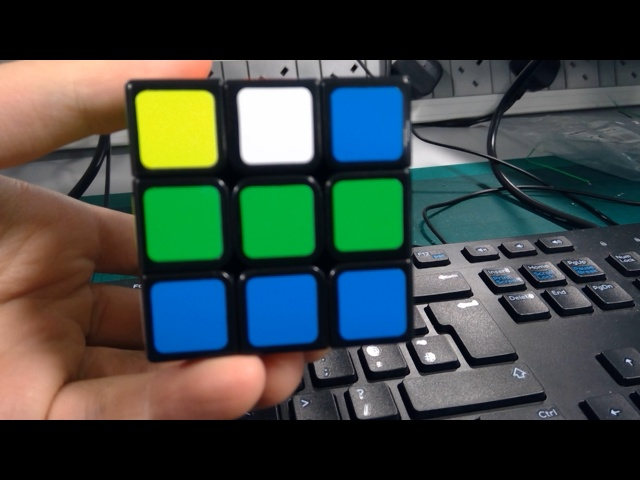
#> input picture 20191022_164910_Original.jpg, 640 x 480 px, given in place of the camera
$ python v1.1.py
#> lines starting #> are read from the running program, lines starting #| are printed output that depends on the picture; after the words box and inside, x2 and y2 are one past the last pixel; in counts of white or black regions, pixels touching at a corner belong together
import cv2
import numpy as np
from matplotlib import pyplot as plt
from datetime import datetime

def nothing(x):
    pass

cv2.namedWindow("Video Frame - Original", cv2.WINDOW_NORMAL)
# ^This creates a window, and cv2.imshow loads the video into it. It is only for resizing purposes. Works perfectly without

cv2.namedWindow("Trackbar")
cv2.createTrackbar("LH", "Trackbar", 0, 180, nothing)
cv2.createTrackbar("LS", "Trackbar", 0, 255, nothing)
cv2.createTrackbar("LV", "Trackbar", 0, 255, nothing)
cv2.createTrackbar("UH", "Trackbar", 180, 180, nothing)
cv2.createTrackbar("US", "Trackbar", 255, 255, nothing)
cv2.createTrackbar("UV", "Trackbar", 255, 255, nothing)


# Uses MatPlotLib for showing images
def showImage(img, title):
    plt.imshow(img, cmap = 'gray', interpolation = 'bicubic')
    plt.title(title)
    plt.xticks([]), plt.yticks([])  # Hides tick values on X and Y axis
    plt.show()

# Opens window with image from directory
#img_BGR = cv2.imread("Clifton_Suspension_Bridge.jpg", cv2.IMREAD_COLOR)
#img_RGB = cv2.cvtColor(img_BGR, cv2.COLOR_BGR2RGB)
# Calls function to show image, inputting image and title as parameters
#showImage(img_RGB, "insert cool title here")

def saveframe(frame, color):
    # Put here since function() that calls current time, NOT time of launch
    now = datetime.now()
    filename_date = str(now.year).zfill(4) + str(now.month).zfill(2) + str(now.day).zfill(2)
    filename_time = str(now.hour).zfill(2) + str(now.minute).zfill(2) + str(now.second).zfill(2)
    # Saves filename in sortable titles, i.e. yyyyMMdd_HHmmSS.jpg
    # Assumes 1 (or none) keystroke per second
    filename = filename_date + "_" + filename_time + "_" + str(color) + ".jpg"
    cv2.imwrite(filename, frame)
    print("Image saved as " + filename)

def main():
    # Takes snapshot of image & writes to file
    cap = cv2.VideoCapture(0) # 1 since webcam camera is used - 0 uses back camera

    # Confirms that camera is open
    if cap.isOpened() == False:
        print("cap not opened, opening cap")
        cap.open()

    while(True):
        # Captures frame-by-frame
        ret, frame = cap.read()
#> frame is the input picture: shape (480, 640, 3); mean B, G, R 66.4, 71.1, 60.8
        Gaussian_filter = cv2.GaussianBlur(frame, (5, 5), 0)
        #gaussian filter is applied to remove noises

        # Operations on frame here
        # gray = cv2.cvtColor(frame, cv2.COLOR_BGR2GRAY)

        # Converts color-space from BGR to HSV
        frame_hsv = cv2.cvtColor(Gaussian_filter, cv2.COLOR_BGR2HSV)
#> frame_hsv: shape (480, 640, 3); mean H, S, V 61.1, 92.7, 88.2
        # Adjusting threshold to find suitable HSV values

        lh = cv2.getTrackbarPos("LH", "Trackbar")
        ls = cv2.getTrackbarPos("LS", "Trackbar")
        lv = cv2.getTrackbarPos("LV", "Trackbar")
        uh = cv2.getTrackbarPos("UH", "Trackbar")
        us = cv2.getTrackbarPos("US", "Trackbar")
        uv = cv2.getTrackbarPos("UV", "Trackbar")


        # Defines boundaries in HSV for the color blue
        # blue_lower = np.array([110, 50, 50])
        # blue_upper = np.array([130, 255, 255])
        # blue_lower = np.array([101, 128, 128])
        # blue_upper = np.array([150, 255, 255])

        # In OpenCV, range is [179, 255, 255]

        # Defines boundaries in HSV for the color white
        white_lower = np.array([113, 0, 169])
        white_upper = np.array([163, 32, 249])
        # Defines boundaries in HSV for the color red
        red_lower = np.array([150, 100, 100])
        red_upper = np.array([180, 255, 255])
        # red_lower = np.array([151, 128, 128])
        # red_upper = np.array([180, 255, 255])
        # Defines boundaries in HSV for the color orange

        orange_lower = np.array([0, 40, 241])
        orange_upper = np.array([14, 255, 255])

        # Defines boundaries in HSV for the color yellow
        yellow_lower = np.array([20, 100, 100])
        yellow_upper = np.array([30, 255, 255])
        # Defines boundaries in HSV for the color green
        green_lower = np.array([40, 40, 40])
        green_upper = np.array([70, 255, 255])
        # Defines boundaries in HSV for the color blue
        blue_lower = np.array([101, 128, 128])
        blue_upper = np.array([150, 255, 255])


        # Sets threshold to the HSV image
        mask_white = cv2.inRange(frame_hsv, white_lower, white_upper) # Obtains white
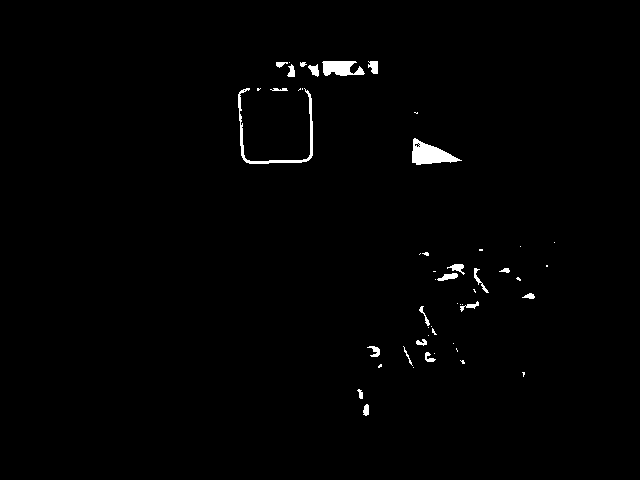
#> mask_white: shape (480, 640); 1% white; 51 white regions (29 under 20 px), largest, box (x1, y1, x2, y2) and area: (412, 138, 462, 165) 705, (238, 88, 313, 164) 608, (322, 61, 365, 76) 460
        mask_red = cv2.inRange(frame_hsv, red_lower, red_upper) # Obtains red
#> mask_red: shape (480, 640); every value is 0
        mask_orange = cv2.inRange(frame_hsv, orange_lower, orange_upper) # Obtains orange
#> mask_orange: shape (480, 640); 1.6% white; 2 white regions, box (x1, y1, x2, y2) and area: (0, 62, 209, 99) 4060, (220, 359, 260, 383) 716
        mask_yellow = cv2.inRange(frame_hsv, yellow_lower, yellow_upper) # Obtains yellow
#> mask_yellow: shape (480, 640); 0.56% white; 5 white regions (3 under 20 px), largest, box (x1, y1, x2, y2) and area: (144, 96, 211, 153) 1679, (189, 136, 199, 144) 46
        mask_green = cv2.inRange(frame_hsv, green_lower, green_upper) # Obtains green
#> mask_green: shape (480, 640); 4.9% white; 26 white regions (22 under 20 px), largest, box (x1, y1, x2, y2) and area: (142, 185, 218, 263) 5233, (238, 183, 311, 259) 4945, (331, 177, 400, 252) 4749, (128, 196, 136, 213) 69
        mask_blue = cv2.inRange(frame_hsv, blue_lower, blue_upper) # Obtains blue
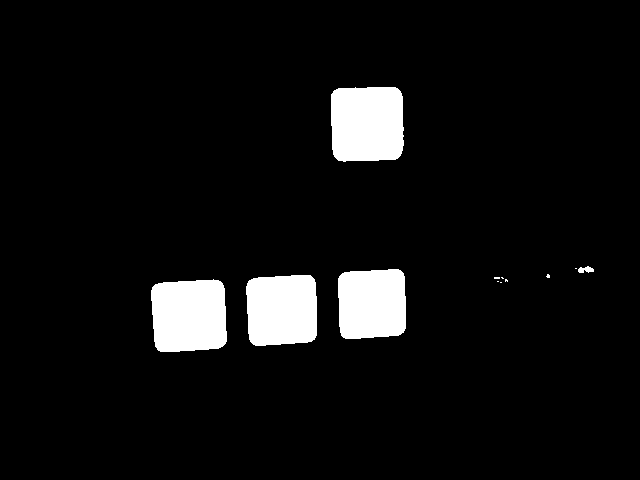
#> mask_blue: shape (480, 640); 6.3% white; 12 white regions (7 under 20 px), largest, box (x1, y1, x2, y2) and area: (331, 87, 404, 162) 5150, (151, 279, 227, 352) 5017, (246, 275, 317, 346) 4650, (338, 269, 406, 339) 4421, (578, 266, 594, 273) 75

        #boundary rules
        mask_together = mask_yellow + mask_red + mask_orange + mask_green + mask_blue + mask_white
#> mask_together: shape (480, 640); 14.3% white; 96 white regions (61 under 20 px), largest, box (x1, y1, x2, y2) and area: (142, 185, 218, 263) 5233, (331, 87, 404, 162) 5150, (151, 279, 227, 352) 5017
        kernel = np.ones((5, 5), np.uint8)
        mask_together = cv2.erode(mask_together,  kernel)
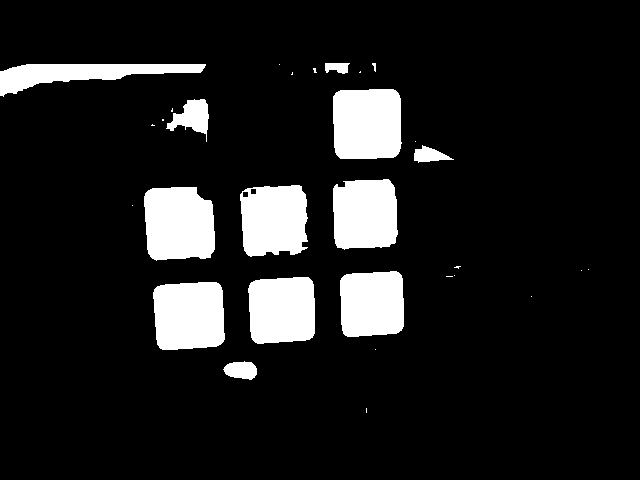
#> mask_together: shape (480, 640); 11.4% white; 30 white regions (17 under 20 px)
        #eroding reduces noises
        #contours
        contours, _ = cv2.findContours(mask_together, cv2.RETR_TREE, cv2.CHAIN_APPROX_SIMPLE)
#> contours = 32 contours, 18 with area under 20; largest, box (x1, y1, x2, y2) and area: (144, 187, 215, 261) 4496, (333, 89, 402, 159) 4444, (153, 282, 225, 350) 4317, (240, 185, 308, 257) 4125, (333, 179, 398, 250) 4008

        for count in contours:
            approx = cv2.approxPolyDP(count, 0.01*cv2.arcLength(count, True), True)
            area = cv2.contourArea(count)
            if area > 500:
                cv2.drawContours(Gaussian_filter, [count], 0, (0, 255, 0), 5)
#> this loop made 32 passes
#> area on passes 2, 5, 6, 9, 14, 15, 16, 17, 18, 19, 24, 25: 439.5, 4317, 3980, 3770, 4495.5, 4125, 34, 34, 4008.5, 347, 839, 4444
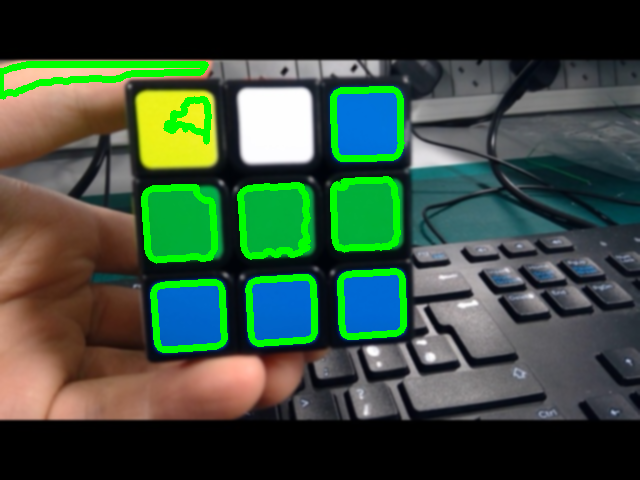
#> Gaussian_filter: shape (480, 640, 3); mean B, G, R 60.2, 77.4, 57.4

        # Applies a bitwise-AND operation on the mask and original image
        result_white = cv2.bitwise_and(Gaussian_filter, Gaussian_filter , mask=mask_white)
        result_red = cv2.bitwise_and(Gaussian_filter, Gaussian_filter , mask=mask_red)
#> result_red: shape (480, 640, 3); every value is 0
        result_orange = cv2.bitwise_and(Gaussian_filter, Gaussian_filter , mask=mask_orange)
        result_yellow = cv2.bitwise_and(Gaussian_filter, Gaussian_filter , mask=mask_yellow)
        result_green = cv2.bitwise_and(Gaussian_filter, Gaussian_filter , mask=mask_green)
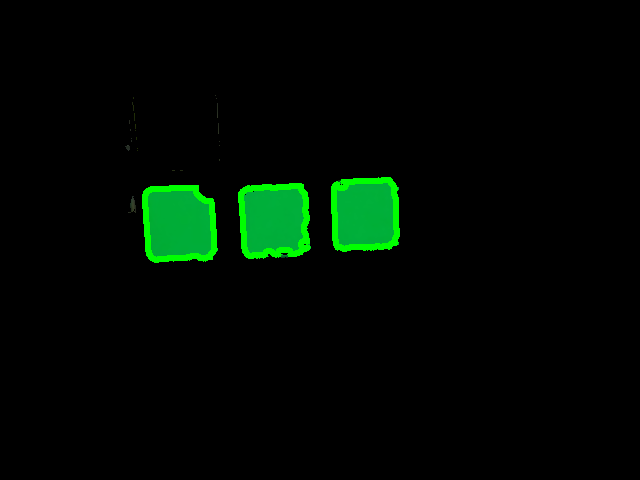
#> result_green: shape (480, 640, 3); mean B, G, R 1.9, 9.7, 0
        result_blue = cv2.bitwise_and(Gaussian_filter, Gaussian_filter , mask=mask_blue)
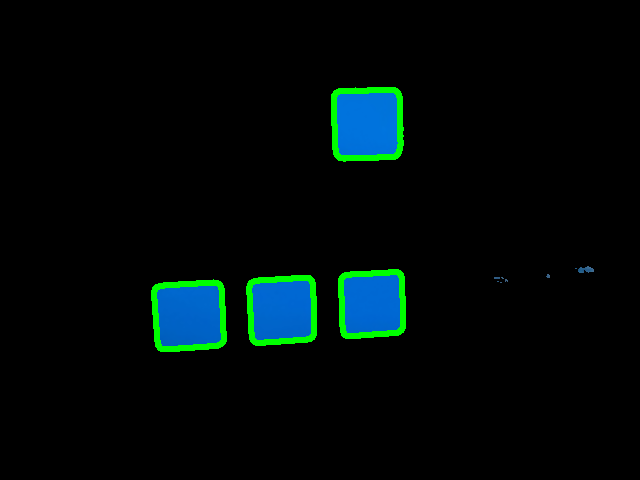
#> result_blue: shape (480, 640, 3); mean B, G, R 9.1, 9.5, 0
        result_final = cv2.bitwise_and(Gaussian_filter, Gaussian_filter, mask=mask_together)
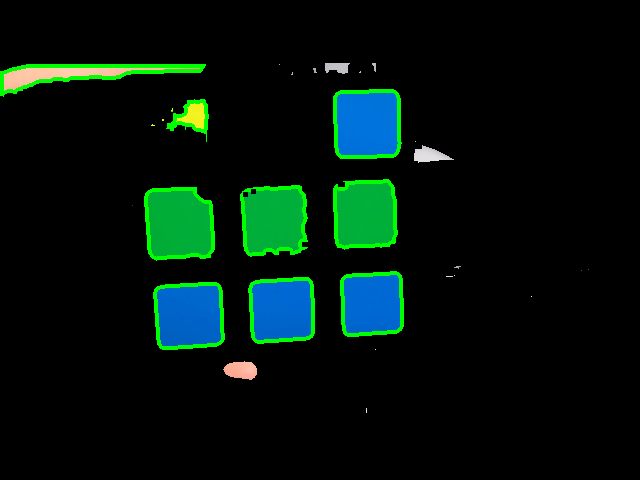
#> result_final: shape (480, 640, 3); mean B, G, R 12.4, 19.5, 2.4

        # Displays frame
        cv2.imshow("Video Frame - Original", Gaussian_filter)
        cv2.imshow("Video Frame - White", result_white)
        cv2.imshow("Video Frame - Red", result_red)
        cv2.imshow("Video Frame - Orange", result_orange)
        cv2.imshow("Video Frame - Yellow", result_yellow)
        cv2.imshow("Video Frame - Green", result_green)
        cv2.imshow("Video Frame - Blue", result_blue)
        cv2.imshow("Video Frame - final", result_final)

        # Recognises keystroke
        keystroke = cv2.waitKey(1) & 0xFF
#> (key Esc is pressed here)
        if keystroke == 27: # wait for ESC key to exit
            break
        elif (keystroke == ord('s')) or (keystroke == ord('S')): # wait for S/s key to save image
            # [7 lines of commented-out code are left out]
            saveframe(mask_together, "Final")

    # With everything done, release capture
    cap.release()
    cv2.destroyAllWindows()

main()
